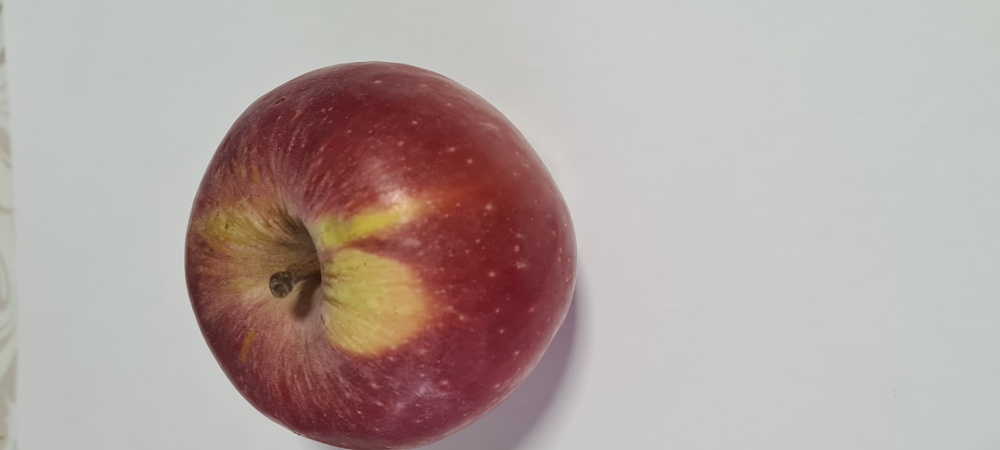
%> input picture Images/F31.jpg, 1000 x 450 px, shrunk from 4032 x 1816 before the run
$ octave --eval "result = Binarization(imread('Images/F31.jpg'));"   (GNU Octave 9; MATLAB toolbox functions it lacks are replaced by stand-ins)
%> lines starting %> are read from the running program, lines starting %| are printed output that depends on the picture; in (x1, y1, x2, y2) boxes, pixels count from 0 and x2, y2 are one past the last pixel; in counts of white or black regions, pixels touching at a corner belong together; the program's own positions count from 1
function [Mask] = Binarization(OriginalImage)
%Function to do all the image processing
%We will binarize the images we preprocessed applying them contrast for
%better results
%   INPUT:
%       -   OriginalImage: The image we want to process
%   OUTPUT
%       -   Characteristics: The characteristic RGB vector


% COLOUR IMPROVEMENT

% Coloured Images to B&W images
R=OriginalImage(:,:,1); % R
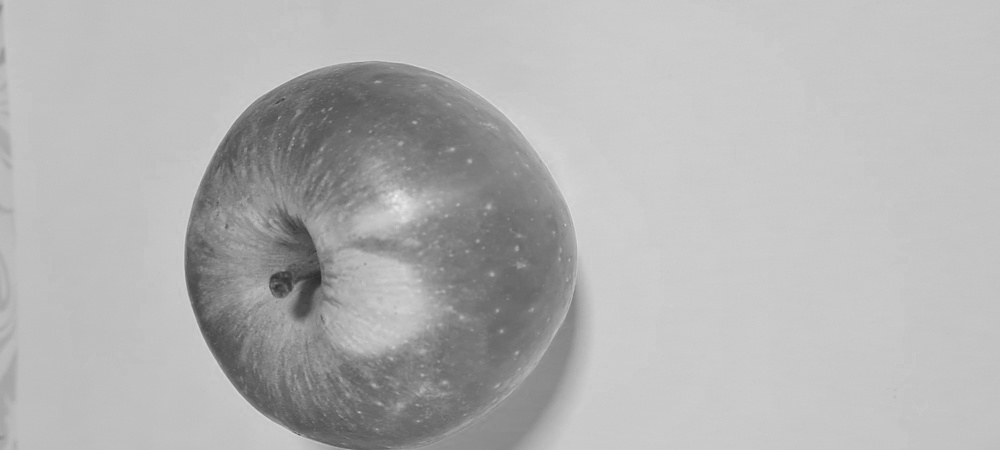
%> R: size 450x1000 uint8; min 44, max 241, mean 179
G=OriginalImage(:,:,2); % G
B=OriginalImage(:,:,3); % B
BWImage = 0.3*R+0.59*G+0.11*B; %luminance
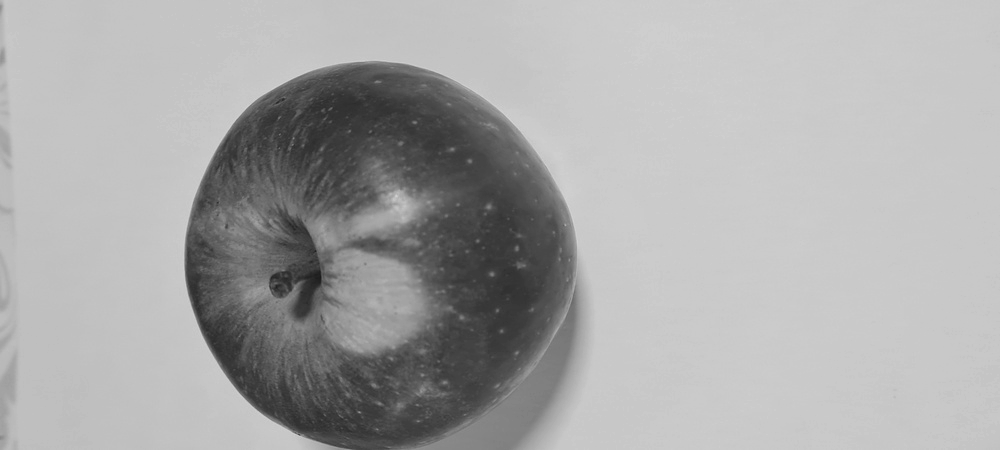
%> BWImage: size 450x1000 uint8; min 26, max 213, mean 168.9

% Min and Max luminance
maxLuminance=max(max(BWImage)); %max from columns maxs
%> maxLuminance = 213
minLuminance=min(min(BWImage));
%> minLuminance = 26
R = ((R - minLuminance) ./ (maxLuminance  - minLuminance));
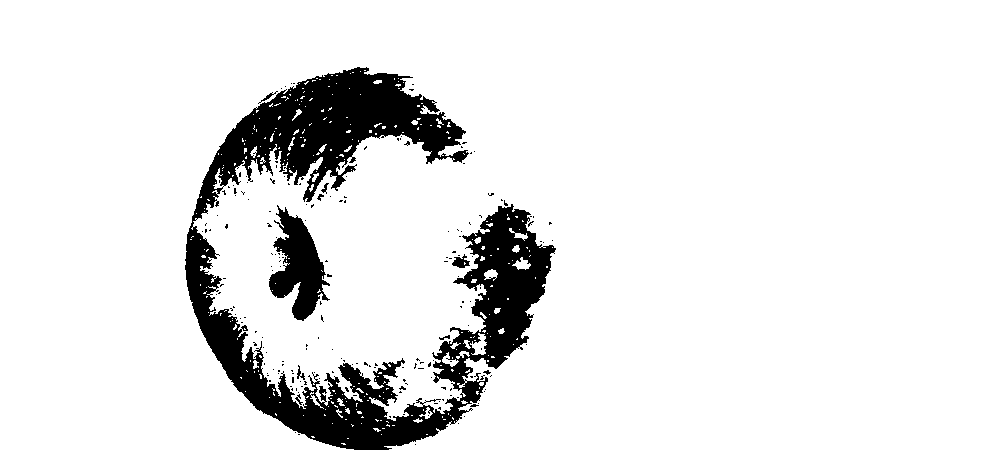
%> R: size 450x1000 uint8; values 0 (black) and 1 (white), 90.2% white; 191 black regions (181 under 20 px), largest, box (x1, y1, x2, y2) and area: (185, 67, 556, 450) 39709, (269, 205, 330, 321) 3538, (452, 254, 470, 268) 137
G = ((G - minLuminance) ./ (maxLuminance  - minLuminance));
%> G: size 450x1000 uint8; values 0 (black) and 1 (white), 76.7% white; 22 black regions (21 under 20 px), largest, box (x1, y1, x2, y2) and area: (185, 63, 576, 450) 104813
B = ((B - minLuminance) ./ (maxLuminance  - minLuminance));
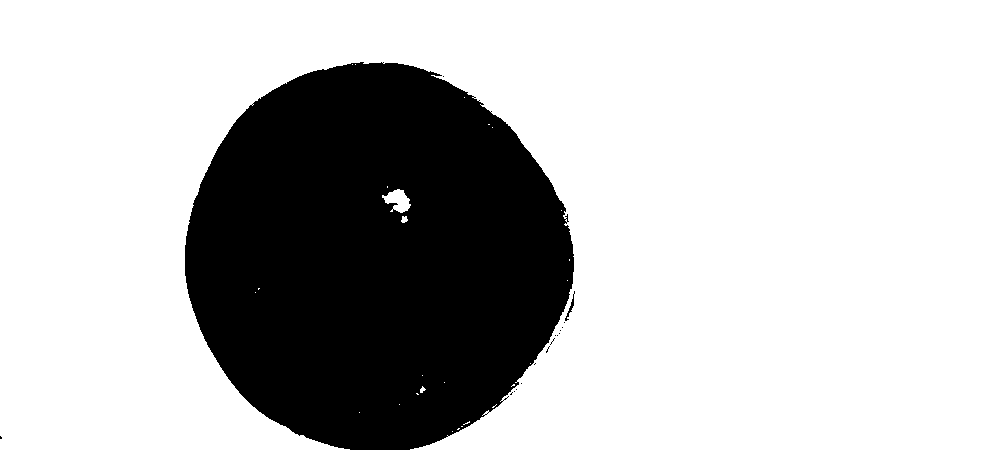
%> B: size 450x1000 uint8; values 0 (black) and 1 (white), 74.3% white; 17 black regions (15 under 20 px), largest, box (x1, y1, x2, y2) and area: (185, 62, 574, 450) 115533, (565, 291, 575, 321) 64
ContrastImage = cat(3, R, G, B);
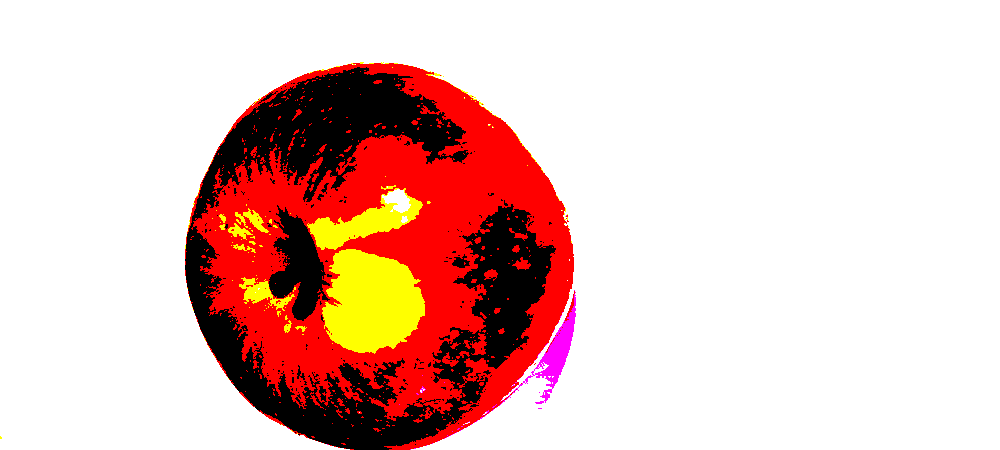
%> ContrastImage: size 450x1000x3 uint8; mean R, G, B 0.902, 0.767, 0.743; drawn with 1 as white

% BINARIZATION

HSV=rgb2hsv(ContrastImage);
%> HSV: size 450x1000x3 double; mean H, S, V 0.0075, 0.162, 0.00354
S = HSV(:,:,2); %Saturation
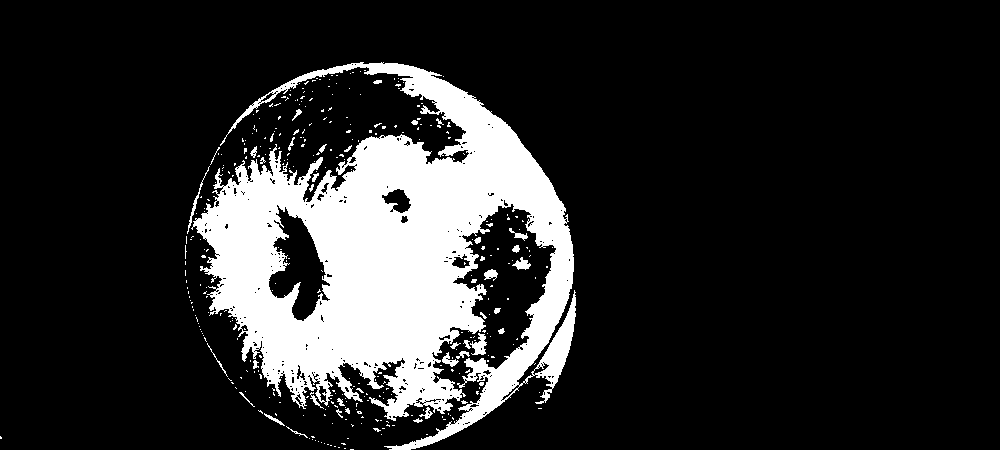
%> S: size 450x1000 double; values 0 (black) and 1 (white), 16.2% white; 353 white regions (314 under 20 px), largest, box (x1, y1, x2, y2) and area: (191, 62, 576, 450) 70012, (470, 333, 487, 355) 204, (187, 166, 210, 234) 134

% Calcutation of the threshold and binarization
Threshold = multithresh(S); %Single threshold value thresh computed for image A using Otsu’s method
%> Threshold = 0
BW=imbinarize(S,Threshold); %Creates a binary image from image I using a Threshold
Mask = imfill(BW,'holes');  %Fills holes in the input binary image BW
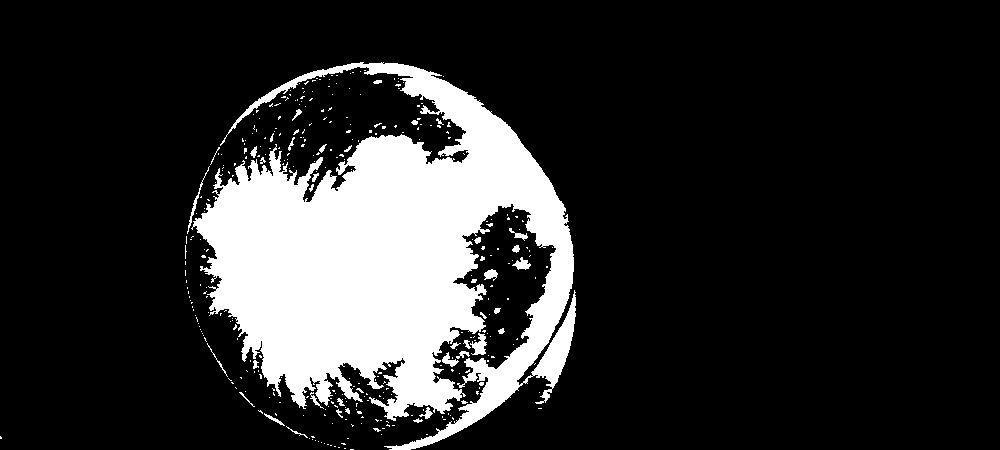
%> Mask: size 450x1000 logical; 17.4% white; 343 white regions (304 under 20 px), largest, box (x1, y1, x2, y2) and area: (191, 62, 576, 450) 75498, (470, 333, 487, 355) 206, (187, 166, 210, 234) 134
end

$ run again, on Images/F33.jpg
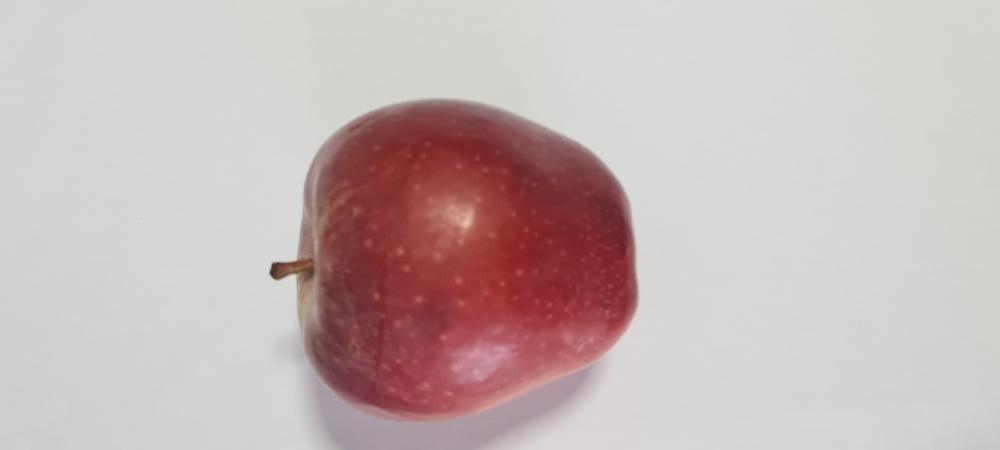
%> input picture Images/F33.jpg, 1000 x 450 px, shrunk from 4032 x 1816 before the run
%> maxLuminance = 220
%> minLuminance = 51
%> in Binarization, `R = ((R - minLuminance) ./ (maxLuminance  - minLuminance));`:
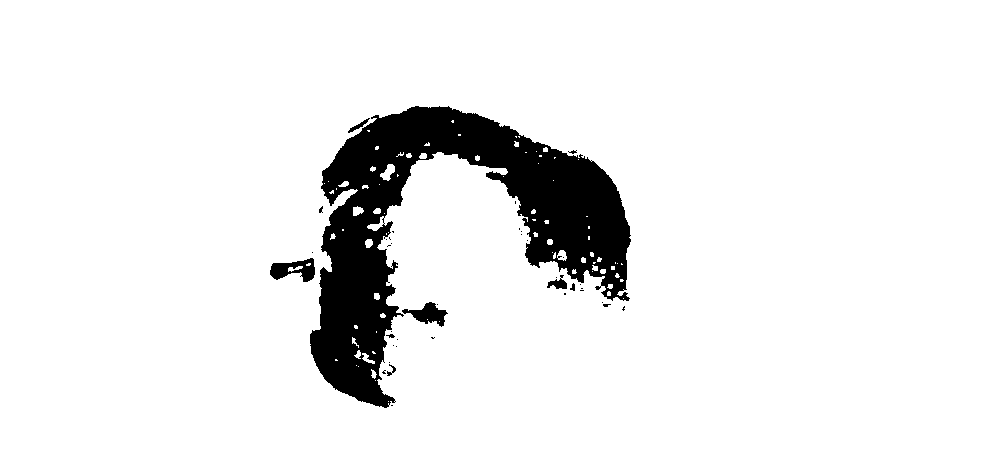
%> R: size 450x1000 uint8; values 0 (black) and 1 (white), 91.9% white; 39 black regions (31 under 20 px), largest, box (x1, y1, x2, y2) and area: (310, 106, 631, 408) 35085, (270, 258, 315, 282) 614, (402, 302, 448, 327) 523
%> HSV: size 450x1000x3 double; mean H, S, V 0.00186, 0.11, 0.0036
%> S: size 450x1000 double; values 0 (black) and 1 (white), 11% white; 96 white regions (68 under 20 px), largest, box (x1, y1, x2, y2) and area: (287, 100, 638, 421) 47840, (380, 164, 395, 181) 142, (353, 206, 364, 216) 79
%> Threshold = 0
%> in Binarization, `Mask = imfill(BW,'holes');`:
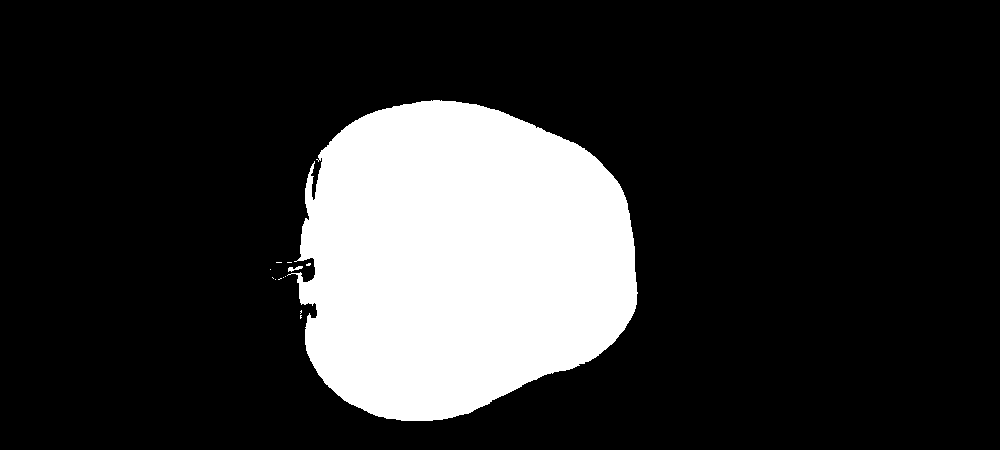
%> Mask: size 450x1000 logical; 19.1% white; 13 white regions (11 under 20 px), largest, box (x1, y1, x2, y2) and area: (287, 100, 638, 421) 86030, (288, 266, 303, 272) 47

$ run again, on Images/F34.jpg
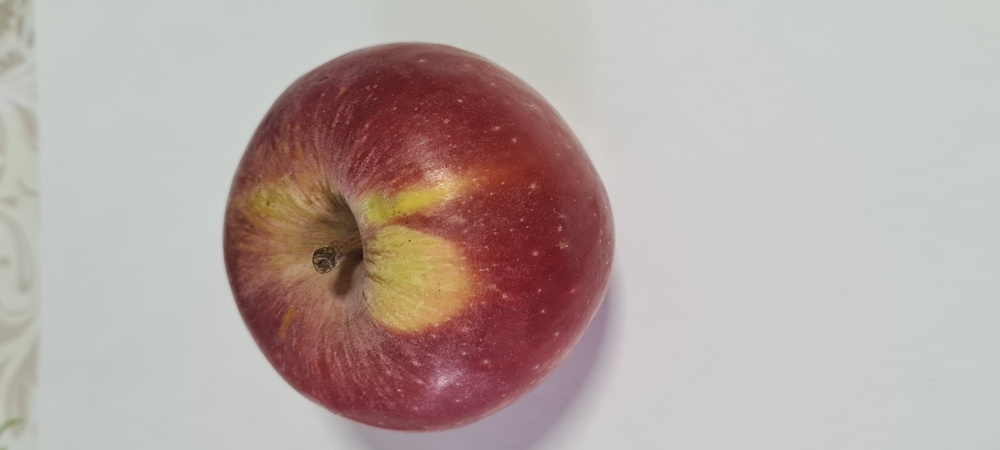
%> input picture Images/F34.jpg, 1000 x 450 px, shrunk from 4032 x 1816 before the run
%> maxLuminance = 218
%> minLuminance = 23
%> in Binarization, `R = ((R - minLuminance) ./ (maxLuminance  - minLuminance));`:
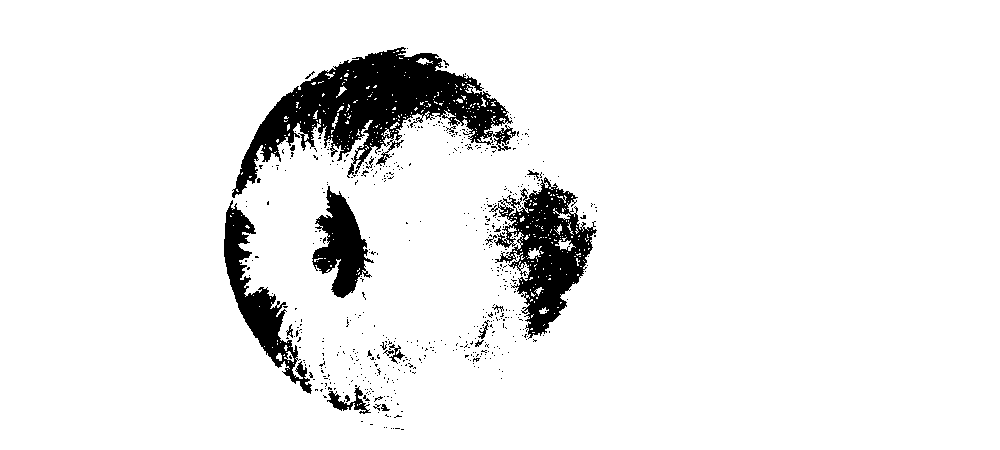
%> R: size 450x1000 uint8; values 0 (black) and 1 (white), 92.7% white; 566 black regions (544 under 20 px), largest, box (x1, y1, x2, y2) and area: (232, 47, 516, 198) 15391, (489, 177, 597, 339) 7351, (224, 200, 312, 394) 4297
%> HSV: size 450x1000x3 double; mean H, S, V 0.00596, 0.183, 0.00364
%> S: size 450x1000 double; values 0 (black) and 1 (white), 18.3% white; 421 white regions (398 under 20 px), largest, box (x1, y1, x2, y2) and area: (226, 43, 613, 432) 80266, (555, 240, 576, 251) 111, (527, 246, 542, 259) 89
%> Threshold = 0
%> in Binarization, `Mask = imfill(BW,'holes');`:
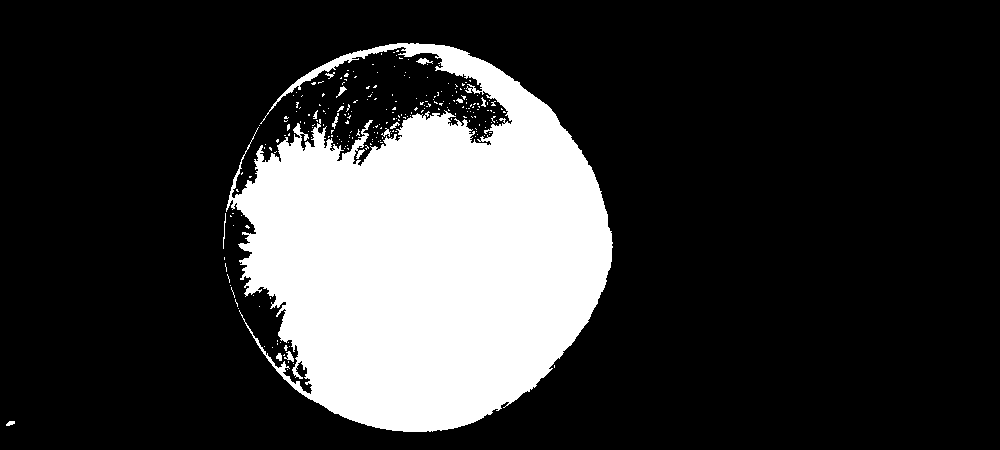
%> Mask: size 450x1000 logical; 21.5% white; 243 white regions (229 under 20 px), largest, box (x1, y1, x2, y2) and area: (226, 43, 613, 432) 95501, (416, 58, 433, 65) 58, (284, 351, 294, 362) 53
